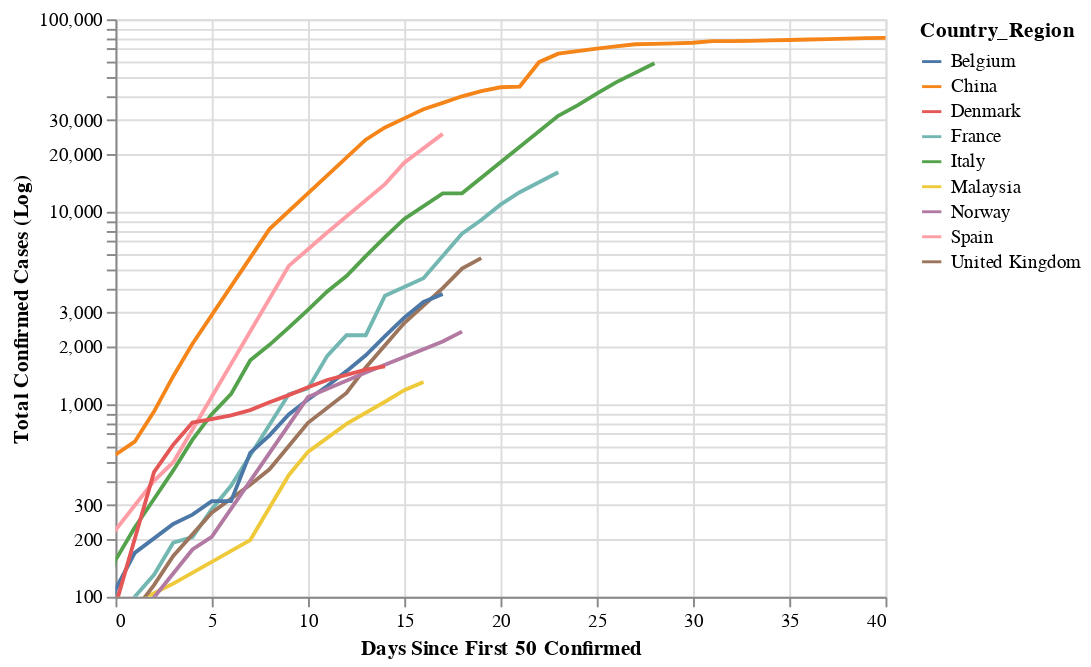

Here is the notebook cell this chart was saved with:
### Code cell
# Logarithmic Axis (Old Version)
chart = alt.Chart(cases_df).mark_line().encode(
        x = alt.X("Days from N",scale=alt.Scale(domain=(0,40)), title = "Days Since First 50 Confirmed"),
        y = alt.Y("Confirmed",aggregate="sum",title="Total Confirmed Cases (Log)", scale=alt.Scale(type='log',domain=(100,100000))),
    color = alt.Color("Country_Region")
)
chart.interactive()

### Figure 1 — Vega-Lite specification as saved in the notebook (floating-point values rounded to 4 significant figures; data arrays with more than 128 entries replaced by an {"elided": "..."} marker saying what was removed)
{"config": {"view": {"continuousWidth": 400, "continuousHeight": 300}}, "data": {"name": "data-e16ea239f561c59220b1e3f010f6ff32"}, "mark": "line", "encoding": {"color": {"type": "nominal", "field": "Country_Region"}, "x": {"type": "quantitative", "field": "Days from N", "scale": {"domain": [0, 40]}, "title": "Days Since First 50 Confirmed"}, "y": {"type": "quantitative", "aggregate": "sum", "field": "Confirmed", "scale": {"domain": [100, 100000], "type": "log"}, "title": "Total Confirmed Cases (Log)"}}, "selection": {"selector006": {"type": "interval", "bind": "scales", "encodings": ["x", "y"]}}, "$schema": "https://vega.github.io/schema/vega-lite/v4.0.2.json", "datasets": {"data-e16ea239f561c59220b1e3f010f6ff32": {"elided": "316 records"}}}
